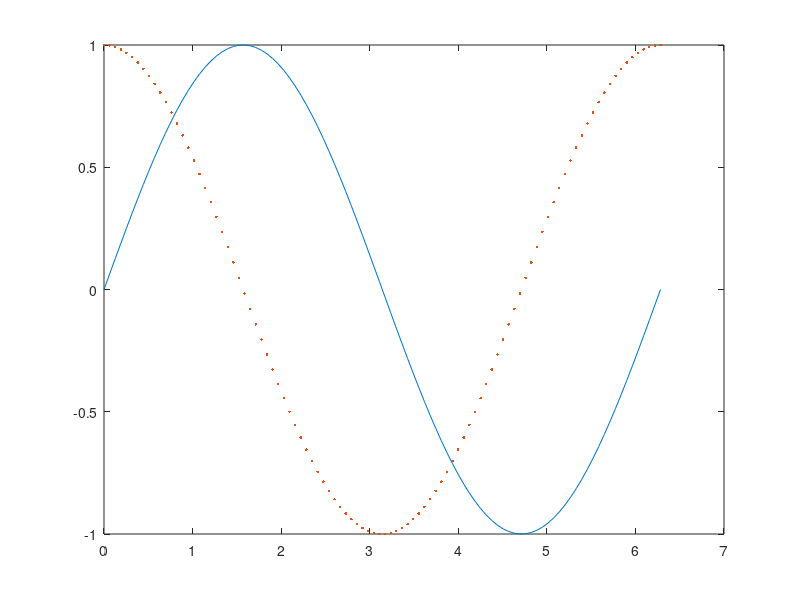

MATLAB code to generate this figure:
clc;
clear all;
close all;
w=[1,1,2,3,5,8,13,21];
t=[0,0.1,0.2,0.3,0.4,0.5,0.6,0.7];
plot(t,w);

x=linspace(0,2*pi,100);
y=sin(x);
y2=cos(x);
plot(x,y,'-',x,y2,'.');
